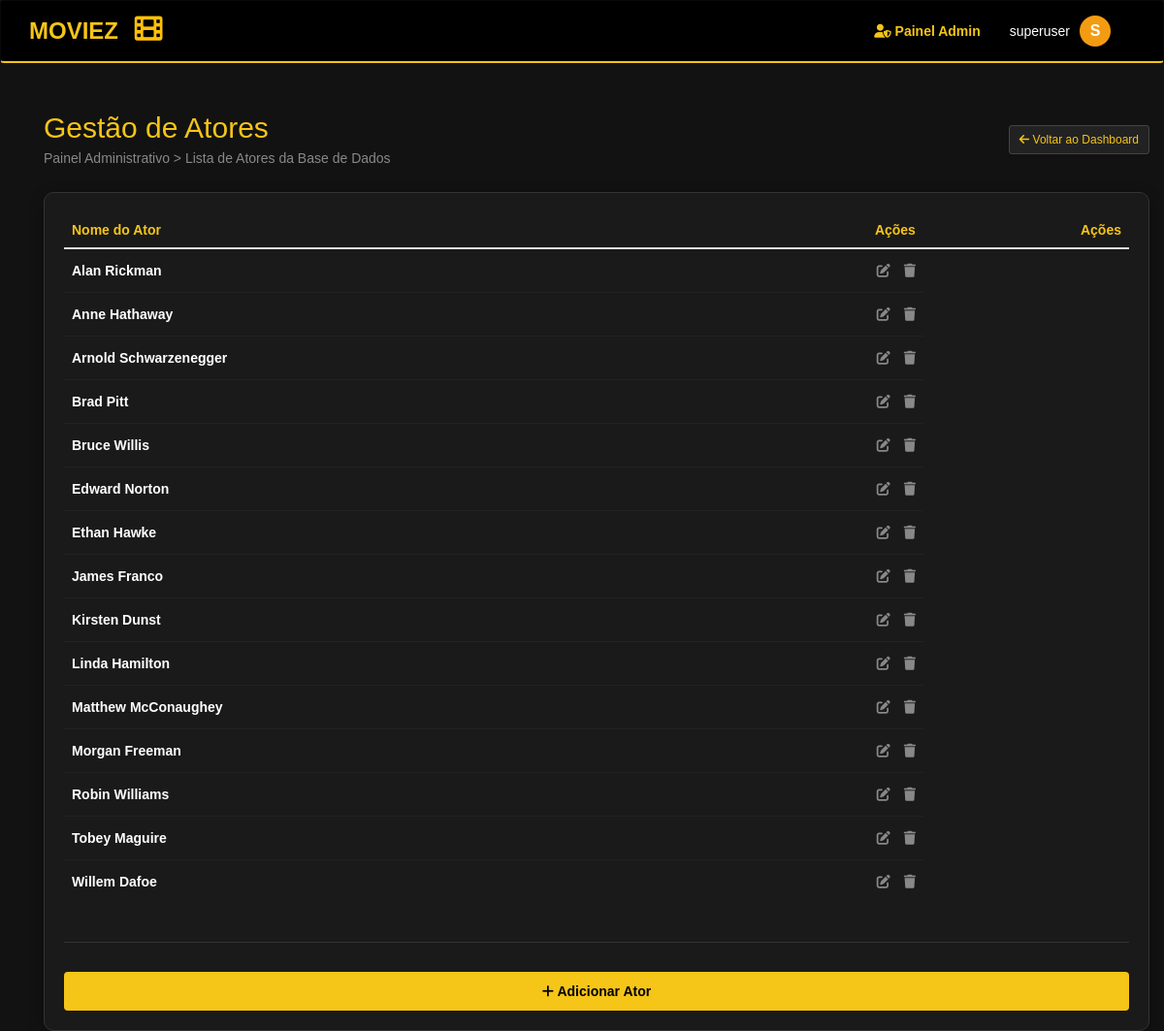
/dashboard/atores/ (signed in), run on the app's committed database.
### app/models.py (models this page shows, shortened)
class Ator(models.Model):
    nome = models.CharField(max_length=70)

### app/views.py (the view)
# urls.py: path('dashboard/atores/', views.admin_atores, name='admin_atores'),
@user_passes_test(lambda u: u.is_superuser)
def admin_atores(request):
    atores = Ator.objects.all().order_by('nome')
    return render(request, 'relAdmin/admin_atores.html', {'itens': atores})

### app/templates/relAdmin/admin_atores.html
{% extends "relAdmin/admin_base_gestao.html" %}
{% block titulo_pagina %}Atores{% endblock %}
{% block sub_titulo %}Lista de Atores da Base de Dados{% endblock %}
{% block cabecalhos_tabela %}
    <th>Nome do Ator</th>
    <th style="text-align: right;">Ações</th> {% endblock %}
{% block linhas_tabela %}
    {% for ator in itens %}
    <tr>
        <td><strong>{{ ator.nome }}</strong></td>
        <td style="text-align: right;">
            <a href="{% url 'editar_item_admin' 'ator' ator.id %}" class="btn-acao">
                <i class="fas fa-edit"></i>
            </a>
            <a href="{% url 'apagar_item_admin' 'ator' ator.id %}"
               class="btn-acao btn-delete"
               onclick="return confirm('Tem a certeza que deseja apagar {{ ator.nome }}?');">
                <i class="fas fa-trash"></i>
            </a>
        </td>
    </tr>
    {% endfor %}
{% endblock %}
{% block botao_adicionar %}
    <a href="/admin/app/ator/add/" class="btn btn-warning" style="font-weight: bold;">
        <i class="fas fa-plus"></i> Adicionar Ator
    </a>
{% endblock %}

### app/templates/layout.html (shortened to what this page needs)
{% load static %}
<!DOCTYPE html>
<html lang="pt">
<head>
    <link rel="stylesheet" href="https://maxcdn.bootstrapcdn.com/bootstrap/3.4.1/css/bootstrap.min.css">
    <link rel="stylesheet" href="{% static 'content/style.css' %}">
    <link rel="stylesheet" href="https://cdnjs.cloudflare.com/ajax/libs/font-awesome/6.0.0/css/all.min.css">
</head>
<body>
    <nav class="navbar navbar-inverse">
        <div class="container">
            <div class="navbar-header">
                <a class="navbar-brand" href="{% url 'lista_filmes' %}">MOVIEZ
                <i class="fas fa-film icone-rolo-animado"></i></a>
            </div>
            <div class="collapse navbar-collapse" id="myNavbar">
                <ul class="nav navbar-nav navbar-right" style="display: flex; align-items: center; margin: 0;">
                    {% if user.is_authenticated %}
                        {% if request.resolver_match.url_name == 'dashboard_admin' %}
                            <li class="dropdown" style="list-style: none;">
                                <a class="dropdown-toggle" data-toggle="dropdown" href="#" style="color: white; padding: 15px 10px;">
                                    <span style="color: #f5c518; font-weight: bold; margin-right: 5px;">ADMIN:</span> {{ user.username }}
                                    <span class="caret"></span>
                                </a>
                                <ul class="dropdown-menu">
                                    <li>
                                        <form action="{% url 'logout' %}" method="post" style="margin: 0;">
                                            {% csrf_token %}
                                            <button type="submit" style="width: 100%; text-align: left; padding: 10px 20px; border: none; background: none; color: #d9534f;">
                                                <i class="fas fa-door-open"></i> Sair da Sessão
                                            </button>
                                        </form>
                                    </li>
                                </ul>
                            </li>
                        {% else %}
                            {% if not user.is_superuser %}
                                <li style="list-style: none;">
                                    <a href="{% url 'meus_favoritos' %}" style="color: #f39c12; padding: 15px 15px; display: flex; align-items: center;">
                                        <i class="fa-solid fa-heart" style="margin-right: 5px;"></i> Favoritos
                                    </a>
                                </li>
                            {% elif user.is_superuser %}
                                <li>
                                    <a href="{% url 'dashboard_admin' %}" style="padding: 15px 20px; color: #f5c518; font-weight: bold;">
                                        <i class="fas fa-user-shield"></i> Painel Admin
                                    </a>
                                </li>
                            {% endif %}
                            <li class="dropdown" style="list-style: none;">
                                <a class="dropdown-toggle" data-toggle="dropdown" href="#"
                                   style="display: flex; align-items: center; background: transparent !important; color: white; padding: 15px 10px; text-decoration: none;">
                                    <span style="margin-right: 10px;">{{ user.username }}</span>
                                    <span class="avatar-circle" style="margin: 0;">{{ user.username.0|upper }}</span>
                                </a>
                            </li>
                        {% endif %}
                    {% else %}
                        <li><a href="{% url 'login' %}" class="btn btn-warning btn-sm btn-entrar-nav" style="margin-top: 10px;">Entrar</a></li>
                    {% endif %}
                </ul>
            </div>
        </div>
    </nav>
    <div class="container">
        {% block content %}
        {% endblock %}
    </div>
</body>
</html>

### app/static/content/style.css (style rules this page uses)
body { background-color: #121212; color: #ffffff; font-family: Arial, sans-serif; }
.navbar-inverse { background-color: #000000; border-bottom: 2px solid #f5c518; }
.navbar-brand { color: #f5c518 !important; font-size: 24px; font-weight: bold; }
.btn-warning { background-color: #f5c518; color: #000; font-weight: bold; border: none; padding: 10px; width: 100%; margin-top: 10px; cursor: pointer; }
.icone-rolo-animado { color: #ffc107; font-size: 1.2em; margin-left: 10px; display: inline-block; }
.avatar-circle { background-color: #f39c12; color: white; width: 32px; height: 32px; border-radius: 50%; display: inline-flex; align-items: center; justify-content: center; font-weight: bold; font-size: 16px; margin-left: 8px; }
.table > tbody > tr > td { border-top: 1px solid #222; vertical-align: middle; padding: 12px 8px; }
.btn-acao { color: #888; margin-left: 10px; transition: 0.3s; }

### data on the page
Ator: nome "Alan Rickman"
Ator: nome "Anne Hathaway"
Ator: nome "Arnold Schwarzenegger"
Ator: nome "Brad Pitt"
Ator: nome "Bruce Willis"
Ator: nome "Edward Norton"
Ator: nome "Ethan Hawke"
Ator: nome "James Franco"
Ator: nome "Kirsten Dunst"
Ator: nome "Linda Hamilton"
Ator: nome "Matthew McConaughey"
Ator: nome "Morgan Freeman"
Ator: nome "Robin Williams"
Ator: nome "Tobey Maguire"
Ator: nome "Willem Dafoe"

### other printed values
{{ user.username }} "superuser"
{{ user.username.0|upper }} "S"
